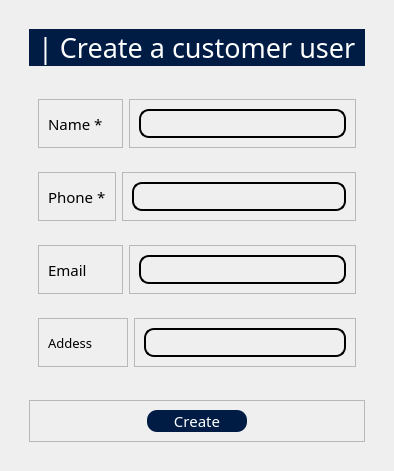
            <widget class="QWidget" name="CreateCustomerUsers">
             <layout class="QHBoxLayout" name="horizontalLayout_57">
              <item>
               <widget class="QWidget" name="widget_30" native="true">
                <layout class="QVBoxLayout" name="verticalLayout_26">
                 <item alignment="Qt::AlignTop">
                  <widget class="QWidget" name="widget_31" native="true">
                   <layout class="QVBoxLayout" name="verticalLayout_28">
                    <item>
                     <widget class="QFrame" name="frame_47">
                      <property name="styleSheet">
                       <string notr="true">background-color: rgb(0, 28, 68);
border-radius: 20px;
color: white</string>
                      </property>
                      <property name="frameShape">
                       <enum>QFrame::StyledPanel</enum>
                      </property>
                      <property name="frameShadow">
                       <enum>QFrame::Raised</enum>
                      </property>
                      <layout class="QVBoxLayout" name="verticalLayout_31">
                       <property name="topMargin">
                        <number>0</number>
                       </property>
                       <property name="bottomMargin">
                        <number>0</number>
                       </property>
                       <item>
                        <widget class="QLabel" name="label_21">
                         <property name="font">
                          <font>
                           <family>Sans Serif Collection</family>
                           <pointsize>20</pointsize>
                          </font>
                         </property>
                         <property name="text">
                          <string>| Create a customer user</string>
                         </property>
                        </widget>
                       </item>
                      </layout>
                     </widget>
                    </item>
                   </layout>
                  </widget>
                 </item>
                 <item>
                  <widget class="QWidget" name="widget_32" native="true">
                   <property name="sizePolicy">
                    <sizepolicy hsizetype="Preferred" vsizetype="Expanding">
                     <horstretch>0</horstretch>
                     <verstretch>0</verstretch>
                    </sizepolicy>
                   </property>
                   <layout class="QVBoxLayout" name="verticalLayout_27">
                    <item>
                     <widget class="QWidget" name="widget_34" native="true">
                      <layout class="QHBoxLayout" name="horizontalLayout_58">
                       <item>
                        <widget class="QFrame" name="frame_49">
                         <property name="frameShape">
                          <enum>QFrame::StyledPanel</enum>
                         </property>
                         <property name="frameShadow">
                          <enum>QFrame::Raised</enum>
                         </property>
                         <layout class="QVBoxLayout" name="verticalLayout_38">
                          <item>
                           <widget class="QLabel" name="label_22">
                            <property name="minimumSize">
                             <size>
                              <width>65</width>
                              <height>0</height>
                             </size>
                            </property>
                            <property name="font">
                             <font>
                              <family>Sans Serif Collection</family>
                              <pointsize>11</pointsize>
                             </font>
                            </property>
                            <property name="text">
                             <string>Name *</string>
                            </property>
                           </widget>
                          </item>
                         </layout>
                        </widget>
                       </item>
                       <item>
                        <widget class="QFrame" name="frame_50">
                         <property name="font">
                          <font>
                           <family>Sans Serif Collection</family>
                           <pointsize>10</pointsize>
                          </font>
                         </property>
                         <property name="frameShape">
                          <enum>QFrame::StyledPanel</enum>
                         </property>
                         <property name="frameShadow">
                          <enum>QFrame::Raised</enum>
                         </property>
                         <layout class="QVBoxLayout" name="verticalLayout_39">
                          <item>
                           <widget class="QLineEdit" name="CUName">
                            <property name="styleSheet">
                             <string notr="true">background-color: rgba(0,0,0,0);
border: none;
border: 1.5px solid rgb(0, 0, 0);
color: rgb(0, 0, 0);
padding-bottom: 5px;
border-radius: 10px;
font: 10pt &quot;Sans Serif Collection&quot;;</string>
                            </property>
                           </widget>
                          </item>
                         </layout>
                        </widget>
                       </item>
                      </layout>
                     </widget>
                    </item>
                    <item>
                     <widget class="QWidget" name="widget_37" native="true">
                      <layout class="QHBoxLayout" name="horizontalLayout_61">
                       <item>
                        <widget class="QFrame" name="frame_51">
                         <property name="frameShape">
                          <enum>QFrame::StyledPanel</enum>
                         </property>
                         <property name="frameShadow">
                          <enum>QFrame::Raised</enum>
                         </property>
                         <layout class="QVBoxLayout" name="verticalLayout_37">
                          <item>
                           <widget class="QLabel" name="label_23">
                            <property name="font">
                             <font>
                              <family>Sans Serif Collection</family>
                              <pointsize>11</pointsize>
                             </font>
                            </property>
                            <property name="text">
                             <string>Phone *</string>
                            </property>
                           </widget>
                          </item>
                         </layout>
                        </widget>
                       </item>
                       <item>
                        <widget class="QFrame" name="frame_52">
                         <property name="frameShape">
                          <enum>QFrame::StyledPanel</enum>
                         </property>
                         <property name="frameShadow">
                          <enum>QFrame::Raised</enum>
                         </property>
                         <layout class="QVBoxLayout" name="verticalLayout_36">
                          <item>
                           <widget class="QLineEdit" name="CUPhone">
                            <property name="font">
                             <font>
                              <family>Sans Serif Collection</family>
                              <pointsize>10</pointsize>
                              <weight>50</weight>
                              <italic>false</italic>
                              <bold>false</bold>
                             </font>
                            </property>
                            <property name="styleSheet">
                             <string notr="true">background-color: rgba(0,0,0,0);
border: none;
border: 1.5px solid rgb(0, 0, 0);
color: rgb(0, 0, 0);
padding-bottom: 5px;
border-radius: 10px;
font: 10pt &quot;Sans Serif Collection&quot;;</string>
                            </property>
                           </widget>
                          </item>
                         </layout>
                        </widget>
                       </item>
                      </layout>
                     </widget>
                    </item>
                    <item>
                     <widget class="QWidget" name="widget_36" native="true">
                      <layout class="QHBoxLayout" name="horizontalLayout_60">
                       <item>
                        <widget class="QFrame" name="frame_56">
                         <property name="minimumSize">
                          <size>
                           <width>85</width>
                           <height>0</height>
                          </size>
                         </property>
                         <property name="frameShape">
                          <enum>QFrame::StyledPanel</enum>
                         </property>
                         <property name="frameShadow">
                          <enum>QFrame::Raised</enum>
                         </property>
                         <layout class="QVBoxLayout" name="verticalLayout_32">
                          <item>
                           <widget class="QLabel" name="label_24">
                            <property name="font">
                             <font>
                              <family>Sans Serif Collection</family>
                              <pointsize>11</pointsize>
                             </font>
                            </property>
                            <property name="text">
                             <string>Email</string>
                            </property>
                           </widget>
                          </item>
                         </layout>
                        </widget>
                       </item>
                       <item>
                        <widget class="QFrame" name="frame_55">
                         <property name="frameShape">
                          <enum>QFrame::StyledPanel</enum>
                         </property>
                         <property name="frameShadow">
                          <enum>QFrame::Raised</enum>
                         </property>
                         <layout class="QVBoxLayout" name="verticalLayout_35">
                          <item>
                           <widget class="QLineEdit" name="CUEmail">
                            <property name="font">
                             <font>
                              <family>Sans Serif Collection</family>
                              <pointsize>10</pointsize>
                              <weight>50</weight>
                              <italic>false</italic>
                              <bold>false</bold>
                             </font>
                            </property>
                            <property name="styleSheet">
                             <string notr="true">background-color: rgba(0,0,0,0);
border: none;
border: 1.5px solid rgb(0, 0, 0);
color: rgb(0, 0, 0);
padding-bottom: 5px;
border-radius: 10px;
font: 10pt &quot;Sans Serif Collection&quot;;</string>
                            </property>
                           </widget>
                          </item>
                         </layout>
                        </widget>
                       </item>
                      </layout>
                     </widget>
                    </item>
                    <item>
                     <widget class="QWidget" name="widget_35" native="true">
                      <layout class="QHBoxLayout" name="horizontalLayout_59">
                       <item>
                        <widget class="QFrame" name="frame_53">
                         <property name="font">
                          <font>
                           <family>Sans Serif Collection</family>
                           <pointsize>11</pointsize>
                          </font>
                         </property>
                         <property name="frameShape">
                          <enum>QFrame::StyledPanel</enum>
                         </property>
                         <property name="frameShadow">
                          <enum>QFrame::Raised</enum>
                         </property>
                         <layout class="QVBoxLayout" name="verticalLayout_33">
                          <item>
                           <widget class="QLabel" name="label_25">
                            <property name="minimumSize">
                             <size>
                              <width>70</width>
                              <height>0</height>
                             </size>
                            </property>
                            <property name="font">
                             <font>
                              <family>Sans Serif Collection</family>
                              <pointsize>10</pointsize>
                             </font>
                            </property>
                            <property name="text">
                             <string>Addess</string>
                            </property>
                           </widget>
                          </item>
                         </layout>
                        </widget>
                       </item>
                       <item>
                        <widget class="QFrame" name="frame_54">
                         <property name="frameShape">
                          <enum>QFrame::StyledPanel</enum>
                         </property>
                         <property name="frameShadow">
                          <enum>QFrame::Raised</enum>
                         </property>
                         <layout class="QVBoxLayout" name="verticalLayout_34">
                          <item>
                           <widget class="QLineEdit" name="CUAddress">
                            <property name="font">
                             <font>
                              <family>Sans Serif Collection</family>
                              <pointsize>10</pointsize>
                              <weight>50</weight>
                              <italic>false</italic>
                              <bold>false</bold>
                             </font>
                            </property>
                            <property name="styleSheet">
                             <string notr="true">background-color: rgba(0,0,0,0);
border: none;
border: 1.5px solid rgb(0, 0, 0);
color: rgb(0, 0, 0);
padding-bottom: 5px;
border-radius: 10px;
font: 10pt &quot;Sans Serif Collection&quot;;</string>
                            </property>
                           </widget>
                          </item>
                         </layout>
                        </widget>
                       </item>
                      </layout>
                     </widget>
                    </item>
                   </layout>
                  </widget>
                 </item>
                 <item>
                  <widget class="QWidget" name="widget_33" native="true">
                   <layout class="QVBoxLayout" name="verticalLayout_29">
                    <item>
                     <widget class="QFrame" name="frame_48">
                      <property name="frameShape">
                       <enum>QFrame::StyledPanel</enum>
                      </property>
                      <property name="frameShadow">
                       <enum>QFrame::Raised</enum>
                      </property>
                      <layout class="QVBoxLayout" name="verticalLayout_30">
                       <item alignment="Qt::AlignHCenter|Qt::AlignVCenter">
                        <widget class="QPushButton" name="CUCreateButton">
                         <property name="minimumSize">
                          <size>
                           <width>100</width>
                           <height>0</height>
                          </size>
                         </property>
                         <property name="font">
                          <font>
                           <family>Sans Serif Collection</family>
                           <pointsize>11</pointsize>
                          </font>
                         </property>
                         <property name="styleSheet">
                          <string notr="true">background-color: rgb(0, 28, 68);
border-radius: 10px;
color: white</string>
                         </property>
                         <property name="text">
                          <string>Create</string>
                         </property>
                        </widget>
                       </item>
                      </layout>
                     </widget>
                    </item>
                   </layout>
                  </widget>
                 </item>
                </layout>
               </widget>
              </item>
             </layout>
            </widget>
